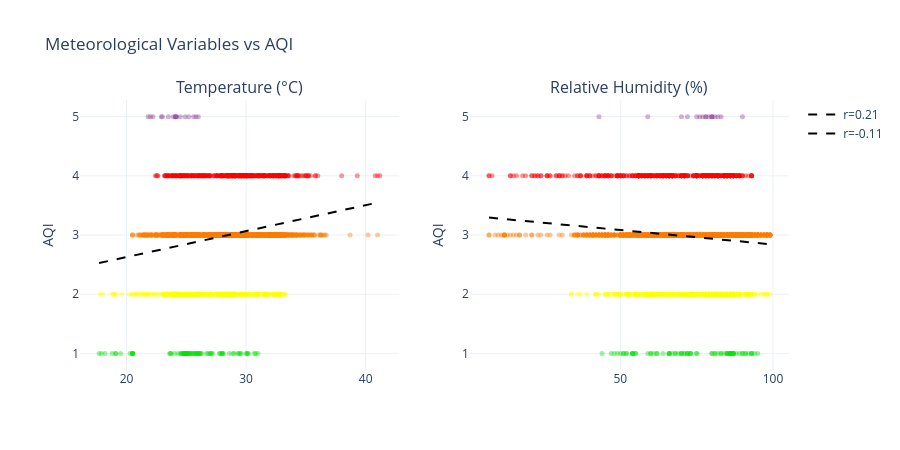

Notebook code cell kept with this figure:
### Markdown cell above
## 17. Temperature & Humidity vs AQI <a id='17'></a>

### Code cell
met_vars = [(c, lbl) for c, lbl in
            [("temperature", "Temperature (°C)"), ("humidity", "Relative Humidity (%)")]
            if c in df.columns]

if met_vars:
    fig = make_subplots(
        rows=1, cols=len(met_vars),
        subplot_titles=[lbl for _, lbl in met_vars]
    )

    for col_idx, (col, lbl) in enumerate(met_vars, 1):
        sub = df[[col, "aqi"]].dropna()
        r = sub.corr().iloc[0, 1]
        point_colors_hex = sub["aqi"].round().clip(1, 5).astype(int).map(AQI_COLORS)

        fig.add_trace(
            go.Scatter(
                x=sub[col], y=sub["aqi"],
                mode="markers",
                marker=dict(color=point_colors_hex.tolist(), size=5, opacity=0.4),
                name=lbl, showlegend=False
            ),
            row=1, col=col_idx
        )

        # Trend line
        m, b = np.polyfit(sub[col], sub["aqi"], 1)
        xr = np.linspace(sub[col].min(), sub[col].max(), 100)
        fig.add_trace(
            go.Scatter(
                x=xr, y=m * xr + b, mode="lines",
                line=dict(color="black", dash="dash", width=2),
                name=f"r={r:.2f}"
            ),
            row=1, col=col_idx
        )

    fig.update_layout(
        title="Meteorological Variables vs AQI",
        height=450, template=PLOTLY_TEMPLATE
    )
    fig.update_yaxes(title_text="AQI", tickvals=[1,2,3,4,5])
    fig.show()

from IPython.display import Markdown, display
display(Markdown("### Interpretation\n\nTemperature shows a weak positive association with AQI (r = 0.21). Humidity has an even weaker negative correlation (r = \u22120.11), so meteorological features are secondary to particulate concentrations."))

### Figure 1 — Plotly figure (JSON) as saved in the notebook; plotly's stock layout.template omitted (floating-point values rounded to 4 significant figures; data arrays with more than 128 entries replaced by an {"elided": "..."} marker saying what was removed)
{"data": [{"marker": {"color": {"elided": "2093 str values"}, "opacity": 0.4, "size": 5}, "mode": "markers", "name": "Temperature (°C)", "showlegend": false, "type": "scatter", "x": {"elided": "2093 float values"}, "xaxis": "x", "y": {"elided": "2093 int values"}, "yaxis": "y"}, {"line": {"color": "black", "dash": "dash", "width": 2}, "mode": "lines", "name": "r=0.21", "type": "scatter", "x": [17.7, 17.94, 18.17, 18.41, 18.65, 18.89, 19.12, 19.36, 19.6, 19.84, 20.07, 20.31, 20.55, 20.79, 21.02, 21.26, 21.5, 21.74, 21.97, 22.21, 22.45, 22.68, 22.92, 23.16, 23.4, 23.63, 23.87, 24.11, 24.35, 24.58, 24.82, 25.06, 25.3, 25.53, 25.77, 26.01, 26.25, 26.48, 26.72, 26.96, 27.19, 27.43, 27.67, 27.91, 28.14, 28.38, 28.62, 28.86, 29.09, 29.33, 29.57, 29.81, 30.04, 30.28, 30.52, 30.76, 30.99, 31.23, 31.47, 31.71, 31.94, 32.18, 32.42, 32.65, 32.89, 33.13, 33.37, 33.6, 33.84, 34.08, 34.32, 34.55, 34.79, 35.03, 35.27, 35.5, 35.74, 35.98, 36.22, 36.45, 36.69, 36.93, 37.16, 37.4, 37.64, 37.88, 38.11, 38.35, 38.59, 38.83, 39.06, 39.3, 39.54, 39.78, 40.01, 40.25, 40.49, 40.73, 40.96, 41.2], "xaxis": "x", "y": [2.526, 2.537, 2.547, 2.558, 2.568, 2.578, 2.589, 2.599, 2.61, 2.62, 2.63, 2.641, 2.651, 2.662, 2.672, 2.682, 2.693, 2.703, 2.714, 2.724, 2.734, 2.745, 2.755, 2.766, 2.776, 2.786, 2.797, 2.807, 2.818, 2.828, 2.838, 2.849, 2.859, 2.87, 2.88, 2.89, 2.901, 2.911, 2.922, 2.932, 2.942, 2.953, 2.963, 2.974, 2.984, 2.994, 3.005, 3.015, 3.026, 3.036, 3.046, 3.057, 3.067, 3.078, 3.088, 3.098, 3.109, 3.119, 3.13, 3.14, 3.15, 3.161, 3.171, 3.182, 3.192, 3.202, 3.213, 3.223, 3.234, 3.244, 3.254, 3.265, 3.275, 3.286, 3.296, 3.306, 3.317, 3.327, 3.338, 3.348, 3.358, 3.369, 3.379, 3.39, 3.4, 3.41, 3.421, 3.431, 3.442, 3.452, 3.462, 3.473, 3.483, 3.494, 3.504, 3.514, 3.525, 3.535, 3.546, 3.556], "yaxis": "y"}, {"marker": {"color": {"elided": "2093 str values"}, "opacity": 0.4, "size": 5}, "mode": "markers", "name": "Relative Humidity (%)", "showlegend": false, "type": "scatter", "x": {"elided": "2093 int values"}, "xaxis": "x2", "y": {"elided": "2093 int values"}, "yaxis": "y2"}, {"line": {"color": "black", "dash": "dash", "width": 2}, "mode": "lines", "name": "r=-0.11", "type": "scatter", "x": [7.0, 7.929, 8.859, 9.788, 10.72, 11.65, 12.58, 13.51, 14.43, 15.36, 16.29, 17.22, 18.15, 19.08, 20.01, 20.94, 21.87, 22.8, 23.73, 24.66, 25.59, 26.52, 27.44, 28.37, 29.3, 30.23, 31.16, 32.09, 33.02, 33.95, 34.88, 35.81, 36.74, 37.67, 38.6, 39.53, 40.45, 41.38, 42.31, 43.24, 44.17, 45.1, 46.03, 46.96, 47.89, 48.82, 49.75, 50.68, 51.61, 52.54, 53.46, 54.39, 55.32, 56.25, 57.18, 58.11, 59.04, 59.97, 60.9, 61.83, 62.76, 63.69, 64.62, 65.55, 66.47, 67.4, 68.33, 69.26, 70.19, 71.12, 72.05, 72.98, 73.91, 74.84, 75.77, 76.7, 77.63, 78.56, 79.48, 80.41, 81.34, 82.27, 83.2, 84.13, 85.06, 85.99, 86.92, 87.85, 88.78, 89.71, 90.64, 91.57, 92.49, 93.42, 94.35, 95.28, 96.21, 97.14, 98.07, 99.0], "xaxis": "x2", "y": [3.294, 3.289, 3.285, 3.28, 3.276, 3.271, 3.267, 3.262, 3.258, 3.253, 3.249, 3.244, 3.239, 3.235, 3.23, 3.226, 3.221, 3.217, 3.212, 3.208, 3.203, 3.199, 3.194, 3.19, 3.185, 3.181, 3.176, 3.171, 3.167, 3.162, 3.158, 3.153, 3.149, 3.144, 3.14, 3.135, 3.131, 3.126, 3.122, 3.117, 3.112, 3.108, 3.103, 3.099, 3.094, 3.09, 3.085, 3.081, 3.076, 3.072, 3.067, 3.063, 3.058, 3.054, 3.049, 3.044, 3.04, 3.035, 3.031, 3.026, 3.022, 3.017, 3.013, 3.008, 3.004, 2.999, 2.995, 2.99, 2.986, 2.981, 2.976, 2.972, 2.967, 2.963, 2.958, 2.954, 2.949, 2.945, 2.94, 2.936, 2.931, 2.927, 2.922, 2.917, 2.913, 2.908, 2.904, 2.899, 2.895, 2.89, 2.886, 2.881, 2.877, 2.872, 2.868, 2.863, 2.859, 2.854, 2.849, 2.845], "yaxis": "y2"}], "layout": {"annotations": [{"font": {"size": 16}, "showarrow": false, "text": "Temperature (°C)", "x": 0.225, "xanchor": "center", "xref": "paper", "y": 1, "yanchor": "bottom", "yref": "paper"}, {"font": {"size": 16}, "showarrow": false, "text": "Relative Humidity (%)", "x": 0.775, "xanchor": "center", "xref": "paper", "y": 1, "yanchor": "bottom", "yref": "paper"}], "height": 450, "title": {"text": "Meteorological Variables vs AQI"}, "xaxis": {"anchor": "y", "domain": [0, 0.45]}, "xaxis2": {"anchor": "y2", "domain": [0.55, 1]}, "yaxis": {"anchor": "x", "domain": [0, 1], "tickvals": [1, 2, 3, 4, 5], "title": {"text": "AQI"}}, "yaxis2": {"anchor": "x2", "domain": [0, 1], "tickvals": [1, 2, 3, 4, 5], "title": {"text": "AQI"}}}}
